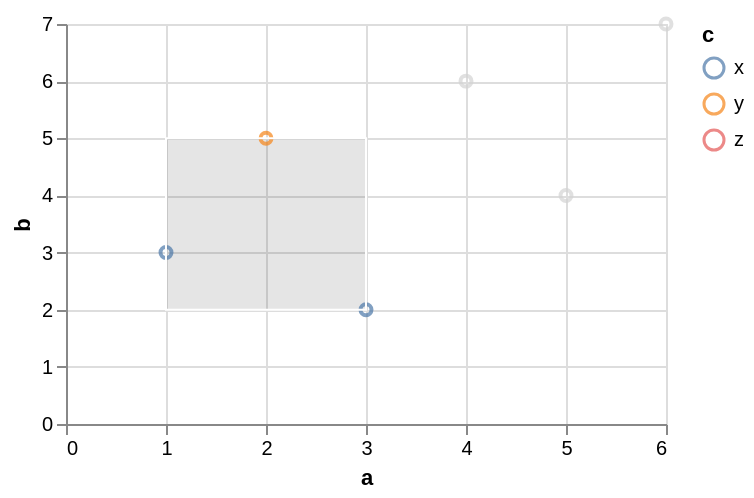

Express this chart as Vega-Lite.
### Vega-Lite specification from a JSON file in a GitHub repository (floating-point values rounded to 4 significant figures)
{"$schema": "https://vega.github.io/schema/vega-lite/v6.json", "data": {"values": [{"a": 1, "b": 3, "c": "x", "d": "2020-01-01"}, {"a": 2, "b": 5, "c": "y", "d": "2020-03-01"}, {"a": 3, "b": 2, "c": "x", "d": "2020-06-01"}, {"a": 4, "b": 6, "c": "z", "d": "2020-09-01"}, {"a": 5, "b": 4, "c": "y", "d": "2021-01-01"}, {"a": 6, "b": 7, "c": "z", "d": "2021-04-01"}]}, "width": 300, "height": 200, "params": [{"name": "brush", "select": {"type": "interval", "translate": false, "zoom": false}, "value": {"x": [1, 3], "y": [2, 5]}}], "mark": "point", "encoding": {"x": {"field": "a", "type": "quantitative"}, "y": {"field": "b", "type": "quantitative"}, "color": {"condition": {"param": "brush", "field": "c", "type": "nominal"}, "value": "lightgray"}}}
